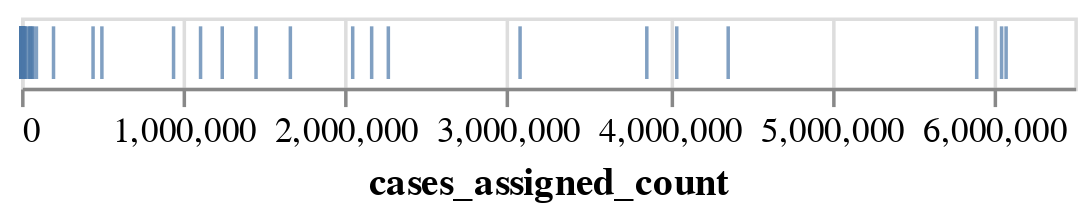

This figure's notebook cell:
### Code cell
alt.Chart(df).mark_tick().encode(
    alt.X('cases_assigned_count:Q')
)
